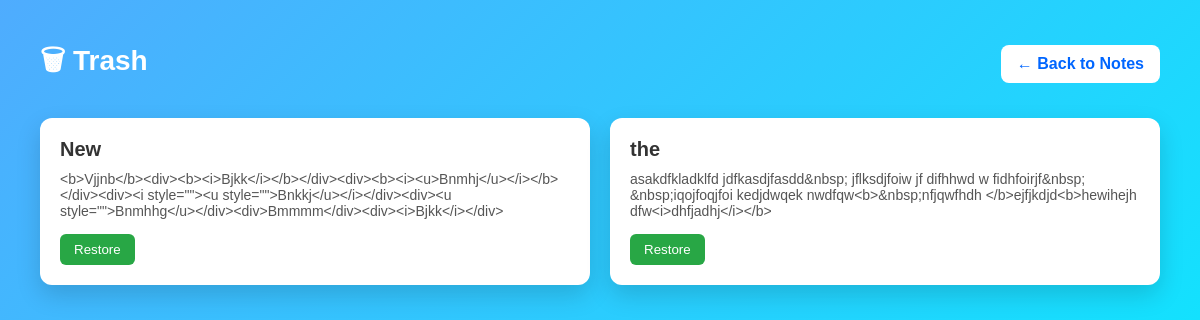
The page /trash (signed in) on the database its author committed.
### tables this page shows
CREATE TABLE notebook(
        id INTEGER PRIMARY KEY AUTOINCREMENT,
        title TEXT,
        content TEXT,
        category TEXT,
        user_id INTEGER,
        created_at TEXT,
        is_deleted INTEGER DEFAULT 0,
        FOREIGN KEY(user_id) REFERENCES user(id)
    );

### renderapp.py (the view)
@app.route("/trash")
@login_required
def trash():
    db = get_db()
    notes = db.execute(
        "SELECT * FROM notebook WHERE user_id=? AND is_deleted=1",
        (session["user_id"],)
    ).fetchall()
    db.close()
    return render_template("trash.html", trash=notes)

### renderapp.py (called while the page is built)
def get_db():
    conn = sqlite3.connect(DATABASE)
    conn.row_factory = sqlite3.Row
    return conn

def login_required(route_function):
    @wraps(route_function)
    def wrapper(*args, **kwargs):
        if "user_id" not in session:
            return redirect(url_for("login"))
        return route_function(*args, **kwargs)
    return wrapper

### templates/trash.html (shortened to what this page needs)
<!DOCTYPE html>
<html>
<head>
</head>
<body>
<div class="header">
<h2>🗑 Trash</h2>
<a href="/" class="back-btn">← Back to Notes</a>
</div>
<div class="notes-container">
{% for note in trash %}
<div class="note-card">
<div class="note-title">{{note.title}}</div>
<div class="note-content">{{note.content}}</div>
<form action="/restore_note/{{note.id}}" method="POST">
<button class="restore-btn">Restore</button>
</form>
</div>
{% endfor %}
</div>
</body>
</html>

### templates/trash.html (style rules this page uses)
* { margin:0; padding:0; box-sizing:border-box; font-family:Arial, sans-serif; }
body { background:linear-gradient(135deg,#4facfe,#00f2fe); min-height:100vh; padding:40px; color:#333; }
.header { display:flex; justify-content:space-between; align-items:center; margin-bottom:30px; }
.header h2 { font-size:28px; color:white; }
.back-btn { text-decoration:none; background:white; color:#0066ff; padding:10px 16px; border-radius:8px; font-weight:bold; transition:0.3s; }
.notes-container { display:grid; grid-template-columns:repeat(auto-fit,minmax(250px,1fr)); gap:20px; }
.note-card { background:white; padding:20px; border-radius:12px; box-shadow:0 10px 25px rgba(0,0,0,0.15); transition:0.3s; position:relative; }
.note-title { font-size:20px; font-weight:bold; margin-bottom:10px; }
.note-content { font-size:14px; color:#555; margin-bottom:15px; }
.restore-btn { border:none; background:#28a745; color:white; padding:8px 14px; border-radius:6px; cursor:pointer; transition:0.3s; }

### rows shown on the page
notebook: title "New", content "<b>Vjjnb</b><div><b><i>Bjkk</i></b></div><div><b><i><u>Bnmhj</u></i></b></div><div><i style=\"\"><u style=\"\">Bnkkj</u></i></div><div><u style=\"\">Bnmhhg</u></div><div>Bmmmm</div><div><i>Bjkk</i></div>"
notebook: title "the", content "asakdfkladklfd jdfkasdjfasdd&nbsp; jflksdjfoiw jf difhhwd w fidhfoirjf&nbsp; &nbsp;iqojfoqjfoi kedjdwqek nwdfqw<b>&nbsp;nfjqwfhdh </b>ejfjkdjd<b>hewihejh dfw<i>dhfjadhj</i></b>"
